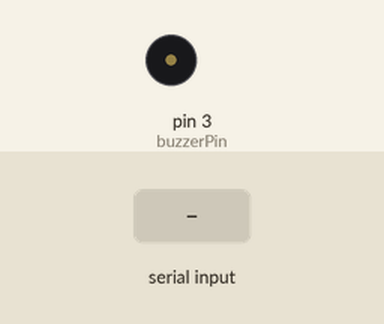
Simulated run of this sketch. Board: Arduino Uno, built with avr-gcc and run on an emulated ATmega328P. Parts: buzzer (waves = sounding). The test bench sets the inputs (shaded band).

Above: at 1.2 s.
1.3 s: "90,45\n" received over Serial
At 2.5 s:
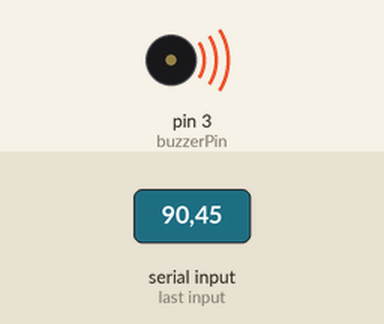
2.8 s: byte 97 ('a') received over Serial
At 3.9 s:
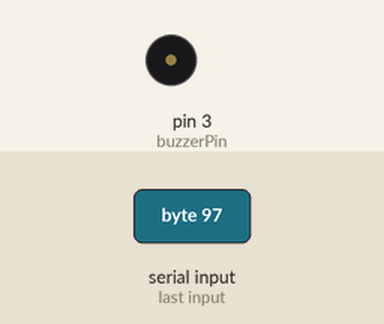
4.3 s: "30,150\n" received over Serial
At 5.0 s:
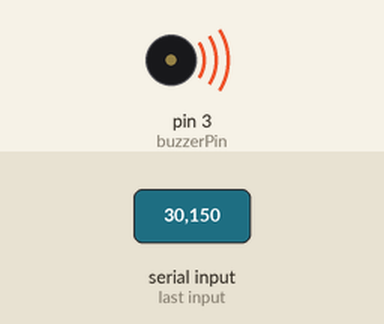
5.8 s: "a,45\n" received over Serial
At 6.2 s:
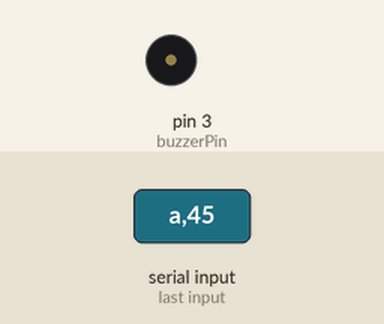
Timing chart, 0 to 8.3 s (numbered marks = the images above; inputs shaded):
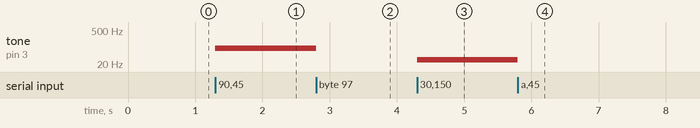

Measured:
- after the input at 1.3 s, tone on pin 3 (buzzerPin): silent → 90 Hz at once
- after the input at 2.8 s, tone on pin 3 (buzzerPin): 90 Hz → silent at once
- after the input at 4.3 s, tone on pin 3 (buzzerPin): silent → 30 Hz at once
- after the input at 5.8 s, tone on pin 3 (buzzerPin): 30 Hz → silent at once

The sketch:

melodyPlayer.ino
```cpp
#define buzzerPin 3
#define d 100
bool noteCompleted = false;
String note;

void setup() {
  pinMode(buzzerPin, OUTPUT);
  Serial.begin(115200);
  while(!Serial) {}
}

void loop() {
  if(noteCompleted) {
    playNote();
    note = "";
    noteCompleted = false;
  }
}

void playNote() {
  int tmp = note.toInt();
  tone(buzzerPin, tmp);

  //int pauseBetweenNotes = d * 1.3f;
  //delay(pauseBetweenNotes);
}

void serialEvent() {
  char c = Serial.read();
  if(c == 'a') {
      noTone(buzzerPin);
      return;
  }
  if(c == '\n') {
    noteCompleted = true;
    return;
  }
  note += c;
}
```
